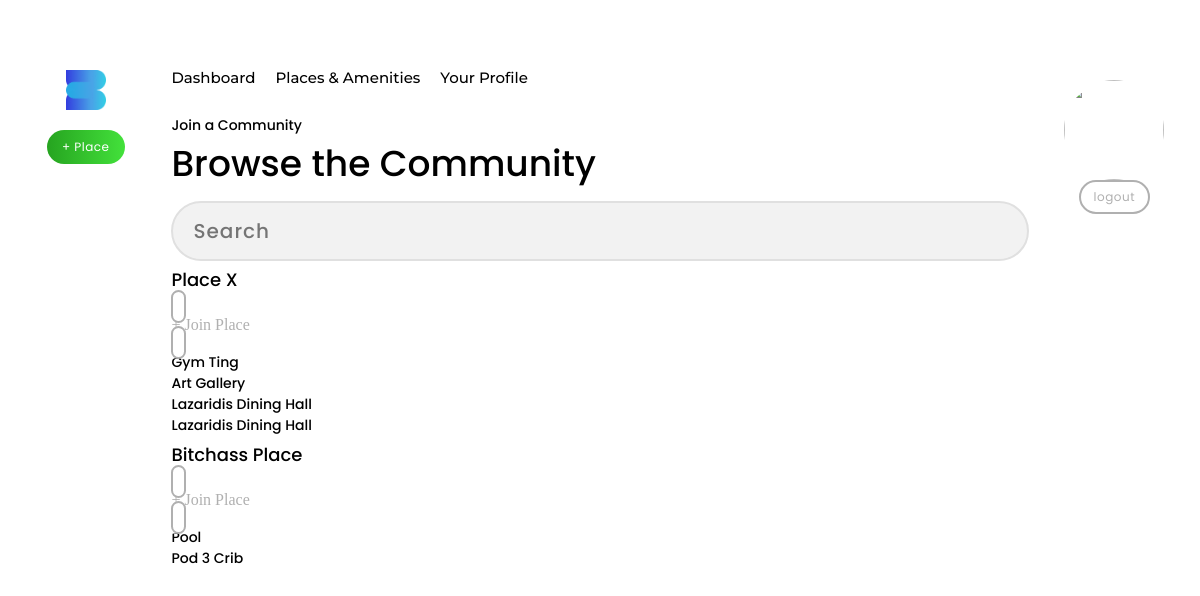
The page /member/community on the database its author committed.
### siteApp/models.py (models this page shows, shortened)
class Place(models.Model):
    name = models.CharField(max_length=200, blank=False, unique=True)
    email = models.CharField(max_length=200, blank=True, null=True)
    phone_number = PhoneNumberField(null=True, blank=True, unique=False)
    address = models.ForeignKey(
        "siteApp.Address", null=True, blank=True, on_delete=models.DO_NOTHING)
    capacity = models.IntegerField(null=True, blank=True)
    description = models.TextField(max_length=500, blank=True)
    image = models.ImageField(upload_to=user_upload_directory_path, null=True, blank=True)
    date_created = models.DateTimeField(auto_now_add=True)
    class Meta:
        ordering = ('date_created',)
    def __str__(self):
        return "{}".format(self.name)

class Amenity(models.Model):
    name = models.CharField(max_length=200, blank=False)
    place = models.ForeignKey(
        "siteApp.Place", blank=False, on_delete=models.CASCADE)
    subtitle = models.CharField(max_length=200, blank=True)
    description = models.CharField(max_length=200, blank=True)
    date_created = models.DateTimeField(auto_now_add=True)
    timeslots = models.JSONField(blank=True, null=True)
    image = models.ImageField(upload_to=user_upload_directory_path, null=True, blank=True)
    class Meta:
        ordering = ('date_created',)
    def __str__(self):
        return "{} | {}".format(self.name, self.place)

### memberApp/views.py (the view)
# urls.py: path('community', views.community_view, name="community"),
def community_view(request):
    page_title = "Browse the Community"
    page_subtitle = "Join a Community"
    places = Place.objects.all()
    place_amenity_groupings = {}
    for place in places:
        print(place)
        amenities = place.amenity_set.all()
        print(amenities)
        place_amenity_groupings[place] = amenities if amenities.count(
        ) > 0 else None
    print(place_amenity_groupings)
    context = {
        'page_title': page_title,
        'page_subtitle': page_subtitle,
        'place_amenity_groupings': place_amenity_groupings,
    }
    template_name = 'memberApp/community.html'
    return render(request, template_name, context)

### templates/memberApp/community.html
{% extends 'base.html' %}
{% load static %}
{% block pageheader %}
<div class="header3">{{page_subtitle}}</div>
<div class="header1">{{page_title}}</div>
{% endblock pageheader %}
{% block content %}
{% include "components/searchbar.html" %}
<div class="card card--grey">
{% if place_amenity_groupings %}
    {% for place, amenities in place_amenity_groupings.items %}
        <div class="header2">{{place}}</div>
        <a href="" class="button">
            <div class="button__text">+ Join Place</div>
        </a>
        <div class="card card--white">
            {% if amenities %}
                {% for amenity in amenities %}
                    {% include 'components/card--amenity.html' with amenity=amenity%}
                {% endfor %}
            {% else %}
                <div class="header2">Nothing here yet</div>
            {% endif %}
        </div>
    {% endfor %}
{% else %}
    <div class="header2">No Communities... Yet - So make one !</div>
{% endif %}
</div>
{% endblock content %}

### templates/components/card--amenity.html (shortened to what this page needs)
{% load static %}
    <div class="card--amenity__info">
        <div class="header3">{{amenity.name}}</div>
    </div>

### static/css/main.css (style rules this page uses)
* { -webkit-box-sizing: border-box; box-sizing: border-box; }
body { margin: 0; padding: 0; }

### static/css/components.css (style rules this page uses)
* { -webkit-box-sizing: border-box; box-sizing: border-box; }
.header1 { width: 100%; font-family: "Poppins"; font-style: normal; font-weight: 500; font-size: 36px; line-height: auto; }
.header2 { width: 100%; font-family: "Poppins"; font-style: normal; font-weight: 500; font-size: 18px; line-height: auto; padding: 5px 0 5px 0; }
.header3 { width: 100%; font-family: "Poppins"; font-style: normal; font-weight: 500; font-size: 14px; }
.button, button { position: relative; width: -webkit-fit-content; width: -moz-fit-content; width: fit-content; height: -webkit-fit-content; height: -moz-fit-content; height: fit-content; padding: 8px 15px; border-radius: 30px; overflow: hidden; text-decoration: none !important; background: #ffffff; outline: solid 2px #b0b0b0; outline-offset: -2px; -webkit-transition: outline ease 0.01s; transition: outline ease 0.01s; -webkit-transition: -webkit-transform linear 0.1s; transition: -webkit-transform linear 0.1s; transition: transform linear 0.1s; transition: transform linear 0.1s, -webkit-transform linear 0.1s; color: #b0b0b0; }

### rows shown on the page
Place: name "Place X"
Amenity: name "Gym Ting"
Amenity: name "Art Gallery"
Amenity: name "Lazaridis Dining Hall"
Amenity: name "Lazaridis Dining Hall"
Place: name "Bitchass Place"
Amenity: name "Pool"
Amenity: name "Pod 3 Crib"

### other values the page prints
{{ text }} "+ Place"
{{ page_subtitle }} "Join a Community"
{{ page_title }} "Browse the Community"
{{ text }} "logout"
